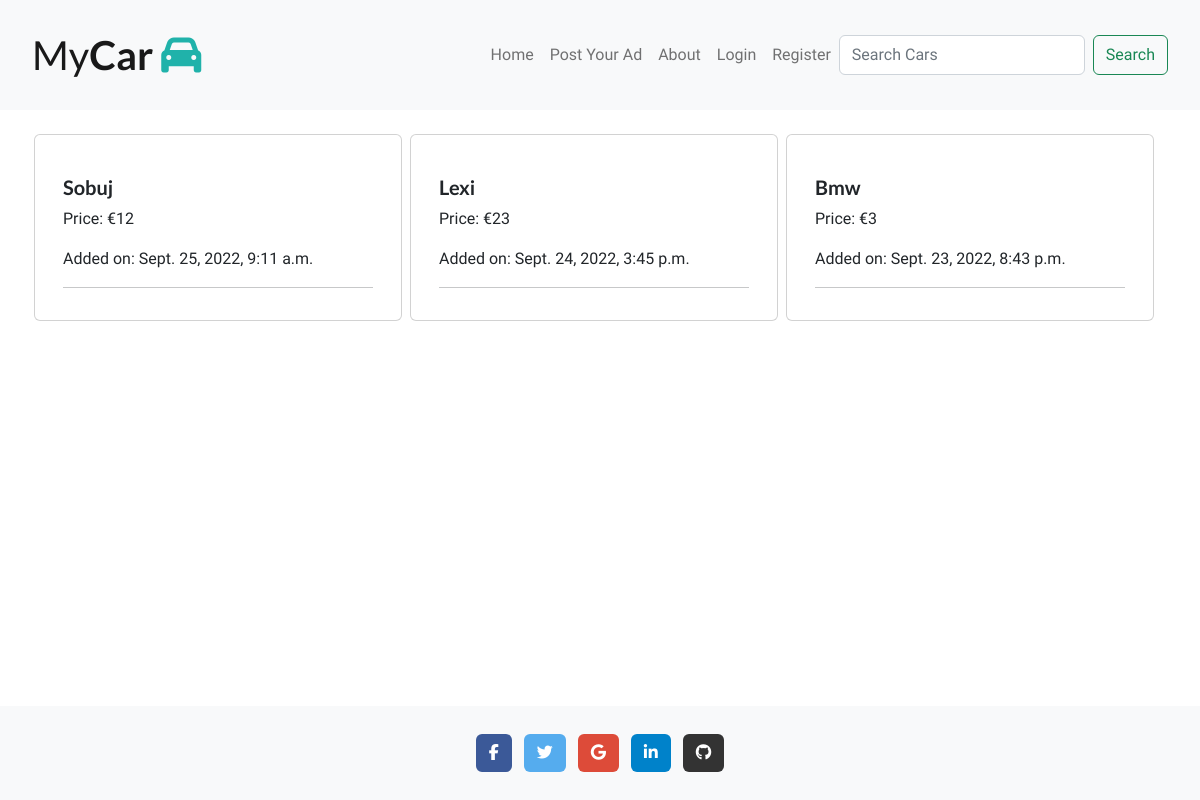
/, run on an earlier commit of the app's database.
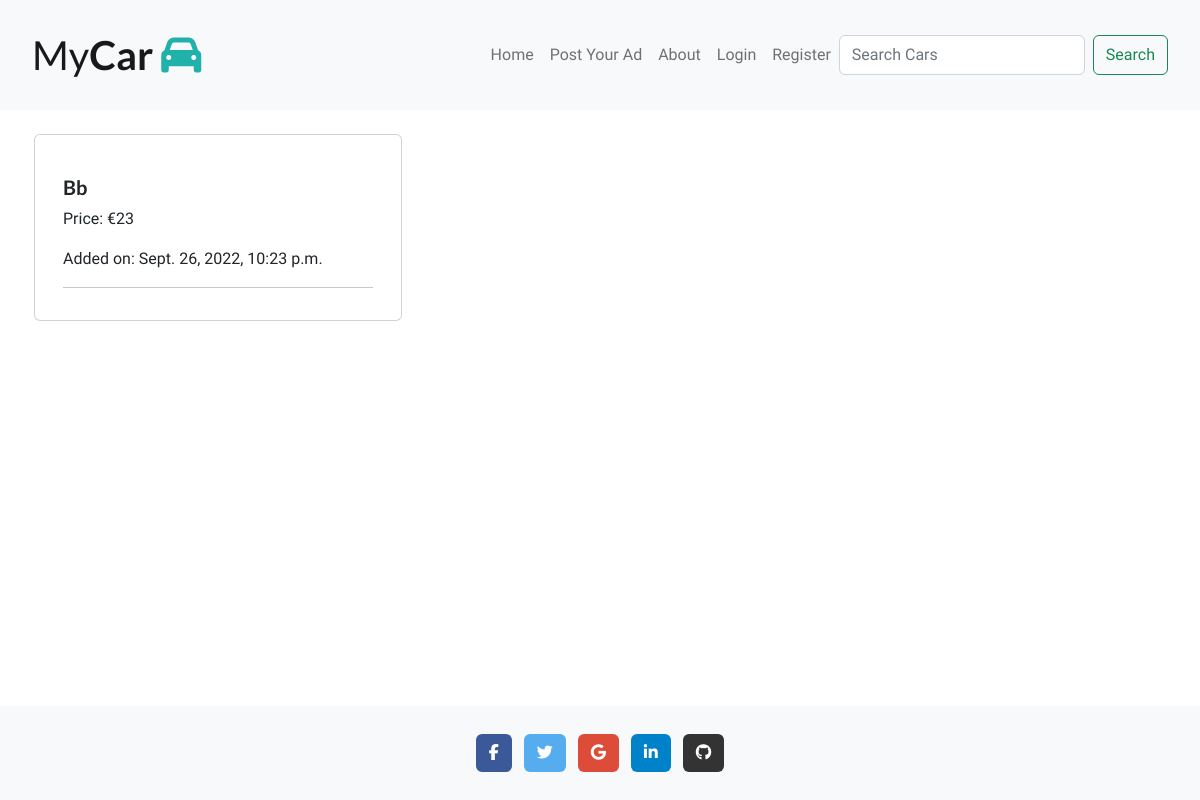
And on a later commit of the database.
### blog/models.py (models this page shows, shortened)
class PostAd(models.Model):
    title = models.CharField(max_length=200, unique=True)
    price = models.IntegerField(null=True)
    slug = models.SlugField(max_length=200, unique=True)
    author = models.ForeignKey(
        User, on_delete=models.CASCADE, related_name="blog_PostAds")
    created_on = models.DateTimeField(auto_now=True)
    updated_on = models.DateTimeField(auto_now=True)
    description = models.TextField(max_length=500)
    image = models.ImageField()
    year = models.DateField(auto_now=False)
    tax = models.DateField(auto_now=False)
    nct = models.DateField(auto_now=False)
    likes = models.ManyToManyField(
        User, related_name='blogpost_like', blank=True)
    class Meta:
        ordering = ["-created_on"]

### blog/views.py (the view)
# urls.py: path("", views.PostAdList.as_view(), name="home"),
class PostAdList(generic.ListView):
    model = PostAd
    queryset = PostAd.objects.order_by("-created_on")
    template_name = "index.html"
    paginate_by = 6

### templates/index.html (shortened to what this page needs)
{% extends "base.html" %}
{% block content %}
<div class="contaner-fluid">
    <div class="row">
        {% for post in object_list %}
        <div class="card m-1 " style="width: 23rem;">
            <a href="{% url 'post_detail' post.slug %}">
            </a>
            <div class="card-body">
                <h5 class="card-title ">{{ post.title | title }}</h5>
                <p class="card-text"> Price: €{{ post.price }}</p>
                <p class="card-text"> Added on: {{ post.created_on }}</p>
                <hr />
            </div>
        </div>
        {% if forloop.counter|divisibleby:3%}
            </div>
            <br>
            <div class="row">
        {% endif %}
        {% endfor %}
    </div>
</div>
<br>
{% endblock content %}

### templates/base.html (shortened to what this page needs)
{% load static %}
<!DOCTYPE html>
<html lang="en">
<head>
    <link rel="stylesheet" href="https://cdnjs.cloudflare.com/ajax/libs/font-awesome/5.15.3/css/all.min.css">
    <link rel="stylesheet" href="https://cdn.jsdelivr.net/npm/bootstrap@5.2.0/dist/css/bootstrap.min.css"
>
    <link rel="stylesheet" href="{% static 'css/style.css' %}">
</head>
{% load active_link_tags %}
<body class="d-flex flex-column h-100 main-bg min-vh-100">
    <nav class="navbar navbar-expand-lg bg-light nav">
        <div class="container-fluid">
            <a class="navbar-brand brand-name" href="{% url 'home' %}">My<span class="mycar">Car</span>  <i class="fa-solid fa-car"></i></a>
            <div class="collapse navbar-collapse justify-content-end" id="navbarNav">
                <ul class="navbar-nav">
                    <li class="nav-item">
                        <a class="nav-link {% active_link 'home' '' %}" aria-current="page" href="{% url 'home' %}">Home</a>
                    </li>
                    <li class="nav-item">
                        <a class="nav-link {% active_link 'post_your_add' 'active' %}" aria-current="page" href="{% url 'post_your_add' %}" >Post Your Ad</a>
                    </li>
                    <li class="nav-item">
                        <a class="nav-link" aria-current="page" href="">About</a>
                    </li>
                    {% if user.is_authenticated %}
                    <li class="nav-item">
                        <a class="nav-link" aria-current="page" href="{% url 'logout' %}">Logout</a>
                    </li>
                    <li class="nav-item">
                        <a class="nav-link" aria-current="page" href="{% url 'user_profile' %}">Welcome
                            {{ user.username | title }}</a>
                    </li>
                    {% else %}
                    <li class="nav-item">
                        <a class="nav-link {% active_link 'login' 'active' %}" aria-current="page" href="{% url 'login' %}">Login</a>
                    </li>
                    <li class="nav-item">
                        <a class="nav-link {% active_link 'register' 'active' %}" aria-current="page" href="{% url 'register' %}">Register</a>
                    </li>
                    {% endif %}
                    <form class="d-flex " role="search" method="POST", action="{% url 'search_car' %}">
                        <input class="form-control me-2 title" type="search" placeholder="Search Cars" aria-label="Search" name="searched">
                        <button class="btn btn-outline-success button" type="submit">Search</button>
                      </form>
                </ul>
            </div>
        </div>
    </nav>
    <div class="container"> {% block content %}{% endblock content %}
    </div>
    <footer class="bg-light text-center text-white mt-4 mt-auto">
        <div class="container p-4 pb-0">
            <section class="mb-4">
                <a class="btn text-white btn-floating m-1 facebook"
                    href="https://www.facebook.com/" , target="_blank" role="button">
                    <i class="fab fa-facebook-f"></i>
                </a>
                <a class="btn text-white btn-floating m-1 twitter"
                    href="https://www.twitter.com/" , target="_blank" role="button">
                    <i class="fab fa-twitter"></i>
                </a>
                <a class="btn text-white btn-floating m-1 google"
                    href="https://www.google.com/" , target="_blank" role="button">
                    <i class="fab fa-google"></i>
                </a>
                <a class="btn text-white btn-floating m-1 linkedin"
                    href="https://www.linkedin.com/" , target="_blank" role="button">
                    <i class="fab fa-linkedin-in"></i>
                </a>
                <a class="btn text-white btn-floating m-1 github"
                    href="https://www.githum.io/" , target="_blank" role="button">
                    <i class="fab fa-github"></i>
                </a>
            </section>
        </div>
    </footer>
</body>
</html>

### static/css/style.css (style rules this page uses)
body { font-family: Maven Pro, sans-serif; }
h1, h2, h3, h5 { font-family: Lato, sans-serif; font-weight: bold; }
.nav { padding: 20px; margin-bottom: 20px; }
.brand-name { font-size: 2.5em; font-family: lato; }
.fa-car, .fa-handshake, .fa-key, .fa-edit, .fa-car-side { color: lightseagreen; }
.mycar { font-weight: 900; font-weight: bolder; }
.twitter { background-color: #55acee; }
.facebook { background-color: #3b5998 }
.google { background-color: #dd4b39; }
.linkedin { background-color: #0082ca; }
.github { background-color: #333333; }

What changed in the data, as far as the page shows it:
removed PostAd: title "Sobuj", price "12", created_on "Sept. 25, 2022, 9:11 a.m."
removed PostAd: title "Lexi", price "23", created_on "Sept. 24, 2022, 3:45 p.m."
removed PostAd: title "Bmw", price "3", created_on "Sept. 23, 2022, 8:43 p.m."
added PostAd: title "Bb", price "23", created_on "Sept. 26, 2022, 10:23 p.m."
